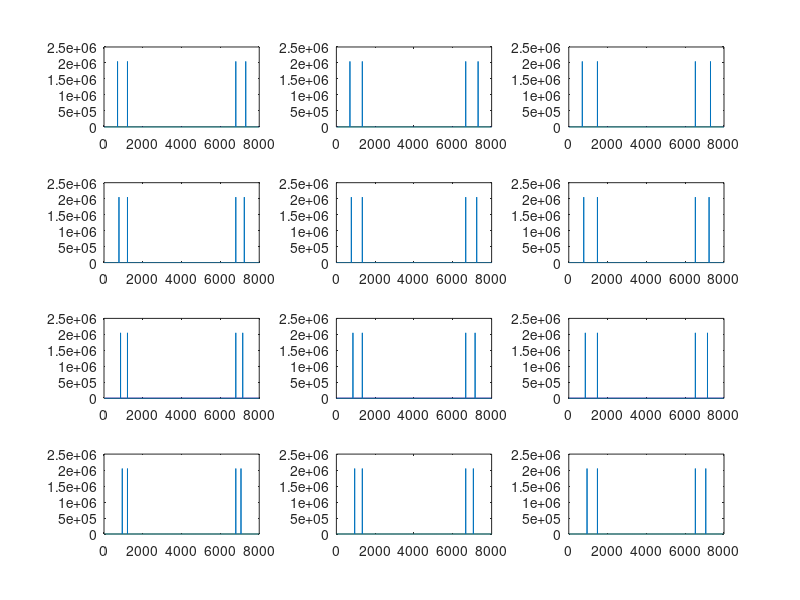

Recreate this plot in MATLAB.
clear
symbol = {'1','2','3','4','5','6','7','8','9','*','0','#'};
low_f = [697 770 852 941]; % Low frequency group
high_f = [1209 1336 1477];  % High frequency group
f  = [];
for i=1:4,
    for j=1:3,
        f = [ f [low_f(i);high_f(j)] ];
    end
end
Fs  = 8000;      
N = 16000;          
t   = (0:N-1)/Fs;
tones = zeros(N,size(f,2));
for k=1:12
   
    tones(:,k) = 512*sum(sin(f(:,k)*2*pi*t))';
    
    figure(1)
    subplot(4,3,k),plot(t*1e3,tones(:,k));
    title(['input symbol=  ', symbol{k},])
      set(gca, 'Xlim', [0 10]);
     set(gca, 'Ylim', [-1024 1024]);
 
    if k>9, xlabel('Time (ms)'); end
end
 
%  for k=1:10
    sound(tones(:,5), 8000);
%         play(p);
%         pause(0.5);
       
%  end   
% %   for k=1:12
%   figure(2);
%  [H,fkk] = freqz(tones(:,k),1000,8000);
%  subplot(4,3,k),plot(fkk,abs(H));
%  grid
%  end 

for k=1:12
%   a=abs(fft(tones(:,k),8000));
  
  subplot(4,3,k),plot(abs(fft(tones(:,k),8000)));
end


%%

fftq = (abs(fft(tones(:,k),8000)));



%%

